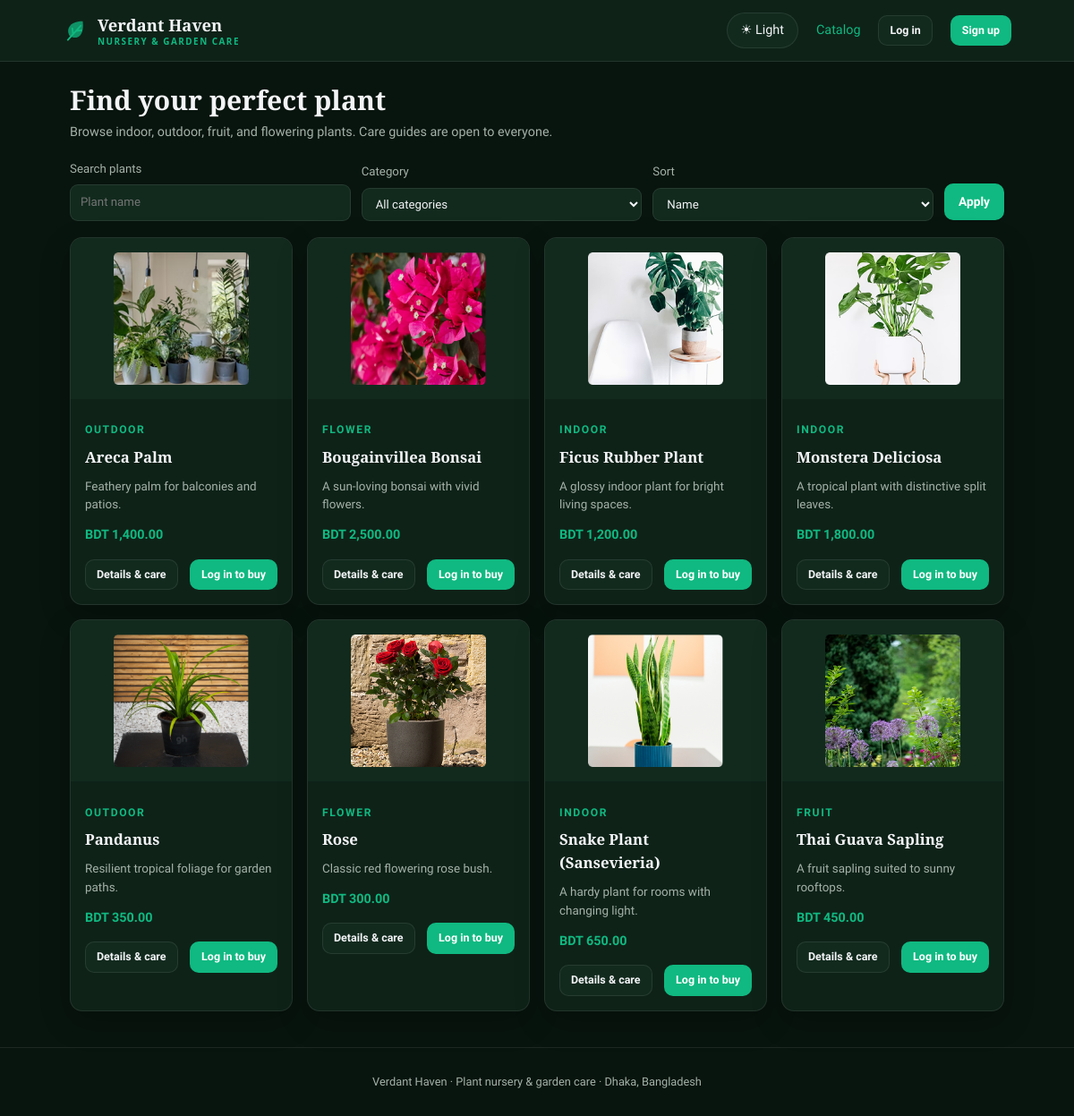
The app's page /pages/customer/catalog.php with its own data.
### tables this page shows
CREATE TABLE IF NOT EXISTS plants (
 id BIGINT UNSIGNED AUTO_INCREMENT PRIMARY KEY,
 name VARCHAR(150) NOT NULL,
 category ENUM('indoor','outdoor','fruit','flower') NOT NULL,
 price DECIMAL(10,2) NOT NULL,
 old_price DECIMAL(10,2) DEFAULT NULL,
 stock INT UNSIGNED NOT NULL DEFAULT 0,
 image_path VARCHAR(255) DEFAULT NULL,
 description TEXT NOT NULL,
 care_instructions TEXT NOT NULL,
 care_light VARCHAR(80) DEFAULT NULL,
 care_water VARCHAR(80) DEFAULT NULL,
 care_soil VARCHAR(80) DEFAULT NULL,
 care_file_path VARCHAR(255) DEFAULT NULL,
 watering_hours INT UNSIGNED NOT NULL DEFAULT 168,
 active TINYINT(1) NOT NULL DEFAULT 1,
 created_at TIMESTAMP NOT NULL DEFAULT CURRENT_TIMESTAMP,
 CONSTRAINT chk_plant_price CHECK (price >= 0)
);

### pages/customer/catalog.php (called while the page is built, shortened)
<?php
require dirname(__DIR__, 2) . '/includes/views/catalog.php';

### includes/app.php (called while the page is built, shortened)
<?php
require_once __DIR__ . '/db_connect.php';
function url($path = '') {
    $path = ltrim($path, '/');
    return BASE_PATH . '/' . $path;
}
function h($text) {
    return htmlspecialchars((string)$text, ENT_QUOTES, 'UTF-8');
}
function money($amount) {
    return 'BDT ' . number_format((float)$amount, 2);
}
function run($sql, $types = '', $values = []) {
    global $conn;
    $stmt = mysqli_prepare($conn, $sql);
    if ($types !== '') {
        mysqli_stmt_bind_param($stmt, $types, ...$values);
    }
    mysqli_stmt_execute($stmt);
    return $stmt;
}
function rows($sql, $types = '', $values = []) {
    $stmt = run($sql, $types, $values);
    $result = mysqli_stmt_get_result($stmt);
    $data = mysqli_fetch_all($result, MYSQLI_ASSOC);
    return $data;
}
function current_user() {
    if (empty($_SESSION['uid'])) return null;
    return one('SELECT id,name,email,phone,role,status FROM users WHERE id=?', 'i', [$_SESSION['uid']]);
}
function query_input($key, $default = '', $max = 500) {
    $value = $_GET[$key] ?? $default;
    return trim(mb_substr($value, 0, $max, 'UTF-8'));
}

### includes/layout.php (the view, shortened to what this page needs)
<?php
function post_form($action, $return_to, $class = '', $files = false)
{
    echo '<form method="post" action="' . h(url('actions/handle.php')) . '" class="' . h($class) . '"' . ($files ? ' enctype="multipart/form-data"' : '') . '>';
}
function page_start($title, $refresh = false)
{
    $user = current_user();
    $theme = $_SESSION['theme'] ?? $_COOKIE['vh_theme'] ?? 'dark';
    $return = ltrim(substr($_SERVER['SCRIPT_NAME'], strlen(BASE_PATH)), '/') . (!empty($_SERVER['QUERY_STRING']) ? '?' . $_SERVER['QUERY_STRING'] : '');
?>
    <!DOCTYPE html>
    <html lang="en" data-theme="<?= h($theme) ?>">
    <head>
        <link rel="stylesheet" href="<?= h(url('assets/css/site.css')) ?>">
    </head>
    <body>
        <header class="topbar">
            <div class="wrap">
                <a class="brand" href="<?= h(url('index.php')) ?>"><svg viewBox="0 0 40 40" fill="none" aria-hidden="true">
                        <path d="M31 5C9 5 5 19 11 28c9 6 23 2 20-23Z" fill="currentColor" opacity=".75" />
                        <path d="M8 34 28 12M16 25l-1-9M21 20l8-1" stroke="currentColor" stroke-width="2.5" stroke-linecap="round" />
                    </svg><span>Verdant Haven<small>Nursery & garden care</small></span></a>
                <div class="top-actions">
                    <?php post_form('theme', $return); ?><input type="hidden" name="theme" value="<?= $theme === 'dark' ? 'light' : 'dark' ?>"><button class="theme-btn" aria-label="Switch to <?= $theme === 'dark' ? 'light' : 'dark' ?> mode"><?= $theme === 'dark' ? '☀ Light ' : '☾ Dark ' ?></button></form>
                    <?php if ($user): ?><a class="user-name" href="<?= h(url(home($user['role']))) ?>"><?= h($user['name']) ?></a><?php post_form('logout', 'pages/auth/login.php'); ?><button class="btn secondary small">Log out</button></form>
                    <?php else: ?><a href="<?= h(url('pages/customer/catalog.php')) ?>">Catalog</a><a class="btn secondary small" href="<?= h(url('pages/auth/login.php')) ?>">Log in</a><a class="btn small" href="<?= h(url('pages/auth/signup.php')) ?>">Sign up</a><?php endif; ?>
                </div>
            </div>
        </header>
            <main class="content <?= $user ? '' : 'public-content' ?>">
                    unset($_SESSION['flash']); ?><div class="notice <?= h($flash['kind']) ?>" role="status"><?= h($flash['message']) ?></div><?php endif;
                                                                                                                                                                                                    }
                                                                                                                                                                                                    function page_end()
                                                                                                                                                                                                    {
                                                                                                                                                                                                        $user = current_user();
                                                                                                                                                                                                        $chat_script = $user && in_array($user['role'], ['customer', 'staff', 'gardener']) ? '<script src="' . h(url('assets/js/chat-indicator.js')) . '" defer></script>' : '';
                                                                                                                                                                                                        echo '</main>' . ($user ? '</div>' : '') . $chat_script . '<footer>Verdant Haven · Plant nursery & garden care · Dhaka, Bangladesh</footer></body></html>';
                                                                                                                                                                                                    }
                                                                                                                                                                                                    function heading($title, $description = '')
                                                                                                                                                                                                    {
                                                                                                                                                                                                        echo '<div class="page-heading"><div><h1>' . h($title) . '</h1><p>' . h($description) . '</p></div></div>';
                                                                                                                                                                                                    }
                                                                                                                                                                                                    function plant_cards($plants, $return_to)
                                                                                                                                                                                                    {
                                                                                                                                                                                                        $user = current_user();
                                                                                                                                                                                                        echo '<div class="grid">';
                                                                                                                                                                                                        foreach ($plants as $plant) { ?>
                    <article class="card plant-card">
                        <a href="<?= h(url('pages/customer/plant-details.php?id=' . $plant['id'])) ?>"><img src="<?= h(url($plant['image_path'] ?: 'assets/images/main.avif')) ?>" alt="<?= h($plant['name']) ?>" loading="lazy"></a>
                        <div class="plant-body"><span class="eyebrow"><?= h($plant['category']) ?></span>
                            <h3><?= h($plant['name']) ?></h3>
                            <p><?= h($plant['description']) ?></p>
                            <div class="price"><?= money($plant['price']) ?></div>
                            <div class="row"><a class="btn secondary small" href="<?= h(url('pages/customer/plant-details.php?id=' . $plant['id'])) ?>">Details & care</a>
                                <?php if ($user && $user['role'] === 'customer'):
                                                                                                                                                                                                                if ($plant['stock'] > 0): post_form('cart_add', $return_to); ?><input type="hidden" name="id" value="<?= (int)$plant['id'] ?>"><input type="hidden" name="quantity" value="1"><button class="btn small">Add to cart</button></form><?php else: ?><span class="badge alert">Out of stock</span><?php endif;
                                                                                                                                                                                                                                                                                                post_form('wishlist', $return_to); ?><input type="hidden" name="id" value="<?= (int)$plant['id'] ?>"><button class="btn secondary small"><?= !empty($plant['saved']) ? 'Unsave' : 'Save' ?></button></form>
                                <?php elseif (!$user): ?><a class="btn small" href="<?= h(url('pages/auth/login.php')) ?>">Log in to buy</a><?php endif; ?>
                            </div>
                        </div>
                    </article>
            <?php }
                                                                                                                                                                                                        echo '</div>';
                                                                                                                                                                                                    }

### includes/views/catalog.php (shortened to what this page needs)
<?php
require dirname(__DIR__) . '/app.php';
require dirname(__DIR__) . '/layout.php';
$user = current_user();
$search = query_input('search', '', 150);
$category = query_input('category', '', 20);
$sort = query_input('sort', 'name', 20);
$sorts = ['name' => 'p.name', 'price_low' => 'p.price ASC', 'price_high' => 'p.price DESC', 'new' => 'p.id DESC'];
$sql = 'SELECT p.*,w.plant_id saved FROM plants p LEFT JOIN wishlist w ON w.plant_id=p.id AND w.customer_id=? WHERE p.active=1';
$types = 'i';
$values = [$user['id'] ?? 0];
$sql .= ' ORDER BY ' . $sorts[$sort];
$plants = rows($sql, $types, $values);
$path = 'pages/customer/' . ($saved_only ? 'saved-plants.php' : 'catalog.php');
$return = $path . '?' . http_build_query(['search' => $search, 'category' => $category, 'sort' => $sort]);
page_start($saved_only ? 'Saved flora' : 'Plant store');
heading($saved_only ? 'Your saved flora' : 'Find your perfect plant', 'Browse indoor, outdoor, fruit, and flowering plants. Care guides are open to everyone.');
?><form method="get" class="filters"><label>Search plants<input name="search" value="<?= h($search) ?>" placeholder="Plant name"></label><label>Category<select name="category">
            <option value="">All categories</option>
        </select></label><label>Sort<select name="sort"><?php foreach (['name' => 'Name', 'price_low' => 'Price: low to high', 'price_high' => 'Price: high to low', 'new' => 'Newest'] as $key => $label): ?><option value="<?= $key ?>" <?= $sort === $key ? 'selected' : '' ?>><?= $label ?></option><?php endforeach; ?></select></label><button class="btn">Apply</button></form>
<?php plant_cards($plants, $return);
page_end(); ?>

### assets/css/site.css (style rules this page uses)
:root { color-scheme: dark; --bg: #08140e; --surface: #0e2218; --card: #122a1e; --hover: #1a3a2a; --line: #ffffff16; --text: #f3f4f6; --muted: #a4b2a9; --primary: #10b981; --primary-hover: #059669; --gold: #eab362; --shadow: 0 12px 35px #0003; --danger: #fca5a5; }
* { box-sizing: border-box; margin: 0; padding: 0; }
body { font-family: "Plus Jakarta Sans", system-ui, sans-serif; background: var(--bg); color: var(--text); font-size: 0.9rem; line-height: 1.55; }
h1, h2, h3, .brand { font-family: "Playfair Display", Georgia, serif; }
h1 { font-size: clamp(1.55rem, 2.5vw, 2.25rem); line-height: 1.25; }
h3 { font-size: 1.05rem; }
a { color: var(--primary); text-decoration: none; }
button, input, textarea, select { font: inherit; }
button, a, input, select, textarea, summary { outline-offset: 4px; }
button { cursor: pointer; }
img { max-width: 100%; }
p { margin-bottom: 12px; }
.muted, small { color: var(--muted); }
.eyebrow { color: var(--primary); font-size: 0.76rem; letter-spacing: 0.13em; text-transform: uppercase; font-weight: 700; }
.wrap { max-width: 1100px; margin: auto; padding: 0 20px; }
.topbar { background: var(--surface); border-bottom: 1px solid var(--line); position: sticky; top: 0; z-index: 10; }
.topbar .wrap { display: flex; gap: 14px; justify-content: space-between; align-items: center; min-height: 68px; }
.brand { color: var(--text); font-size: 1.15rem; display: flex; align-items: center; gap: 10px; font-weight: 700; line-height: 1.3; }
.brand svg { width: 29px; color: var(--primary); }
.brand small { display: block; font-family: system-ui; font-size: 0.62rem; letter-spacing: 0.15em; color: var(--primary); text-transform: uppercase; }
.top-actions { display: flex; gap: 20px; align-items: center; justify-content:space-between; flex-wrap: wrap; }
.top-actions form { display: inline; }
.theme-btn { background: var(--card); color: var(--text); border: 1px solid var(--line); border-radius: 24px; padding: 8px 15px; }
.content { width: 100%; max-width: 1200px; margin: 0 auto; padding: 24px 28px 40px; min-width: 0; }
.public-content { max-width: 1100px; }
.page-heading { display: flex; justify-content: space-between; align-items: center; gap: 14px; flex-wrap: wrap; margin-bottom: 20px; }
.page-heading p { color: var(--muted); margin: 6px 0 0; }
.card, .panel { background: var(--surface); border: 1px solid var(--line); border-radius: 14px; padding: 18px; box-shadow: var(--shadow); }
.grid { display: grid; grid-template-columns: repeat(auto-fit, minmax(230px, 1fr)); gap: 16px; }
.btn { display: inline-flex; align-items: center; justify-content: center; gap: 8px; background: var(--primary); border: 1px solid transparent; border-radius: 10px; color: #fff; font-size: 0.86rem; font-weight: 700; padding: 9px 15px; text-decoration: none; line-height: 1.5; }
.btn.secondary { background: var(--card); color: var(--text); border-color: var(--line); }
.btn.small { padding: 7px 12px; font-size: 0.78rem; }
.row { display: flex; align-items: center; gap: 12px; flex-wrap: wrap; justify-content: space-between; }
.filters { display: flex; gap: 12px; flex-wrap: wrap; align-items: end; margin-bottom: 18px; }
.filters label { flex: 1; min-width: 140px; }
.filters button { margin-bottom: 1px; }
label { display: block; font-size: 0.83rem; color: var(--muted); font-weight: 500; }
label input, label select, label textarea { margin-top: 7px; }
input, textarea, select { display: block; width: 100%; background: var(--card); color: var(--text); border: 1px solid var(--line); border-radius: 9px; padding: 9px 11px; }
.plant-card { padding: 0; overflow: hidden; }
.plant-card img { width: 100%; height: 180px; object-fit: contain; background: var(--card); padding: 16px; }
.plant-card .plant-body { padding: 16px; }
.plant-card h3 { margin: 6px 0 10px; }
.plant-card p { font-size: 0.84rem; color: var(--muted); }
.plant-card .price { font-weight: 700; color: var(--primary); margin-bottom: 15px; }
.plant-card .row { gap: 8px; }
footer { text-align: center; padding: 28px; color: var(--muted); font-size: 0.8rem; border-top: 1px solid var(--line); }

### records on screen
plants: image_path+name (picture), category "OUTDOOR", name "Areca Palm", description "Feathery palm for balconies and patios.", price "BDT 1,400.00"
plants: image_path+name (picture), category "FLOWER", name "Bougainvillea Bonsai", description "A sun-loving bonsai with vivid flowers.", price "BDT 2,500.00"
plants: image_path+name (picture), category "INDOOR", name "Ficus Rubber Plant", description "A glossy indoor plant for bright living spaces.", price "BDT 1,200.00"
plants: image_path+name (picture), category "INDOOR", name "Monstera Deliciosa", description "A tropical plant with distinctive split leaves.", price "BDT 1,800.00"
plants: image_path+name (picture), category "OUTDOOR", name "Pandanus", description "Resilient tropical foliage for garden paths.", price "BDT 350.00"
plants: image_path (picture), category "FLOWER", name "Rose", description "Classic red flowering rose bush.", price "BDT 300.00"
plants: image_path+name (picture), category "INDOOR", name "Snake Plant (Sansevieria)", description "A hardy plant for rooms with changing light.", price "BDT 650.00"
plants: image_path+name (picture), category "FRUIT", name "Thai Guava Sapling", description "A fruit sapling suited to sunny rooftops.", price "BDT 450.00"

### other values on screen
$title "Find your perfect plant"
$description "Browse indoor, outdoor, fruit, and flowering plants. Care guides are open to everyone."
form field sort "Name"
